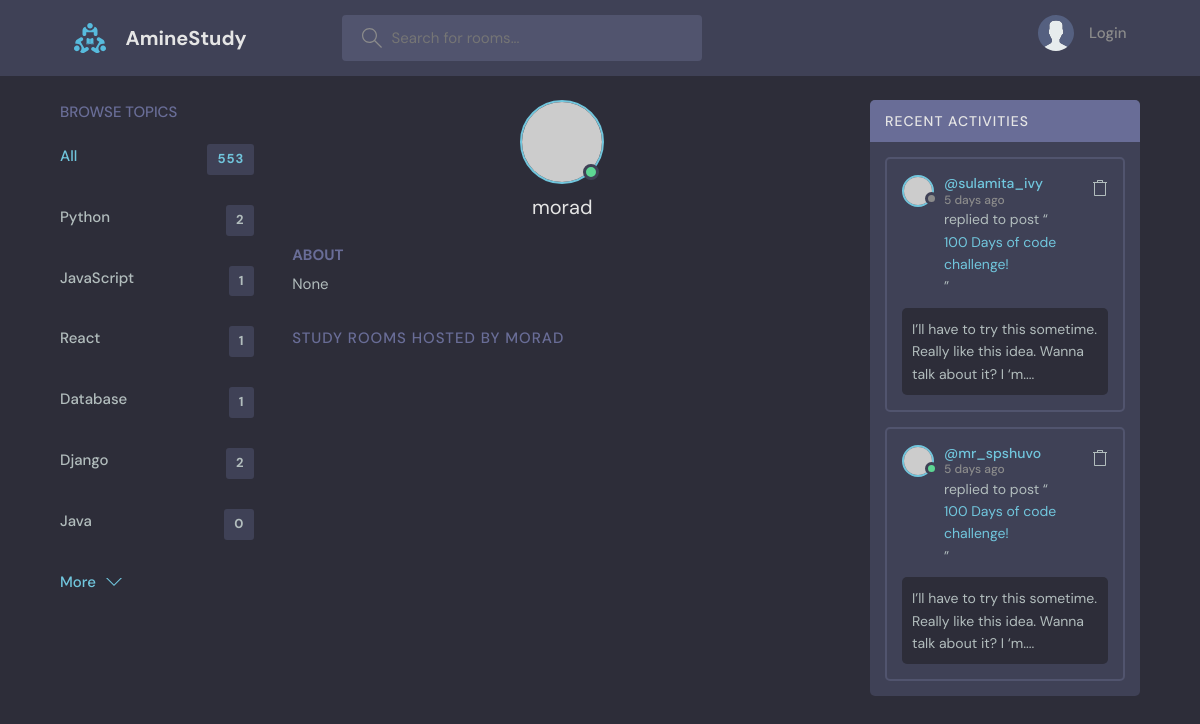
Page /accounts/profile/morad on the committed database.
### room/models.py (models this page shows)
class Category(models.Model):
	name = models.CharField(max_length=50)
	def __str__(self):
		return self.name

### accounts/models.py (models this page shows, shortened)
class Profile(models.Model):
	user = models.OneToOneField(User, on_delete = models.CASCADE)
	num = models.CharField(max_length=50)
	about = models.TextField(null=True,blank=True)
	slug = models.SlugField(blank=True,null=True)

### accounts/views.py (the view)
# urls.py: path('profile/<str:slug>',views.profile,name = 'profile'),
def profile(request, slug):
	profile = Profile.objects.get(slug = slug)
	rooms = Room.objects.filter(owner = profile.id)
	category = Category.objects.annotate(num_items=Count('room'))
	context = {
				'profile': profile,
				'rooms':rooms,
				'category':category
	}
	return render(request,'accounts/profile.html',context)

### accounts/templates/accounts/profile.html (shortened to what this page needs)
{% extends "base.html" %}
{% block body %}
 <main class="profile-page layout layout--3">
    <div class="container">
      <div class="topics">
        <div class="topics__header">
          <h2>Browse Topics</h2>
        </div>
        <ul class="topics__list">
          <li>
            <a href="/" class="active">All <span>553</span></a>
          </li>
          {% for cat in category %}
                    <li>
                      <a href="/">{{cat}} <span>{{cat.num_items}}</span></a>
                    </li>
            {% endfor %}
        </ul>
        <button class="btn btn--link" href="/">
          More
          <svg version="1.1" xmlns="http://www.w3.org/2000/svg" width="32" height="32" viewBox="0 0 32 32">
            <title>chevron-down</title>
            <path d="M16 21l-13-13h-3l16 16 16-16h-3l-13 13z"></path>
          </svg>
        </button>
      </div>
      <div class="roomList">
        <div class="profile">
          <div class="profile__avatar">
            <div class="avatar avatar--large active">
              <img src="https://randomuser.me/api/portraits/men/11.jpg" />
            </div>
          </div>
          <div class="profile__info">
            <h3>{{profile.user.username}}</h3>
          </div>
          <div class="profile__about">
            <h3>About</h3>
            <p>
              {{profile.about}}
            </p>
          </div>
        </div>
        <div class="roomList__header">
          <div>
            <h2>Study Rooms Hosted by {{profile.user.username}}</a>
            </h2>
          </div>
        </div>
      </div>
      <div class="activities">
        <div class="activities__header">
          <h2>Recent Activities</h2>
        </div>
        <div class="activities__box">
          <div class="activities__boxHeader roomListRoom__header">
            <a href="profile.html" class="roomListRoom__author">
              <div class="avatar avatar--small">
                <img src="https://randomuser.me/api/portraits/women/11.jpg" />
              </div>
              <p>
                @sulamita_ivy
                <span>5 days ago</span>
              </p>
            </a>
            <div class="roomListRoom__actions">
              <a href="#">
              </a>
            </div>
          </div>
          <div class="activities__boxContent">
            <p>replied to post “<a href="room.html">100 Days of code challenge!</a>”</p>
            <div class="activities__boxRoomContent">
              I’ll have to try this sometime. Really like this idea. Wanna talk about it? I ‘m....
            </div>
          </div>
        </div>
        <div class="activities__box">
          <div class="activities__boxHeader roomListRoom__header">
            <a href="profile.html" class="roomListRoom__author">
              <div class="avatar avatar--small active">
                <img src="https://randomuser.me/api/portraits/men/13.jpg" />
              </div>
              <p>
                @mr_spshuvo
                <span>5 days ago</span>
              </p>
            </a>
            <div class="roomListRoom__actions">
              <a href="#">
              </a>
            </div>
          </div>
          <div class="activities__boxContent">
            <p>replied to post “<a href="room.html">100 Days of code challenge!</a>”</p>
            <div class="activities__boxRoomContent">
              I’ll have to try this sometime. Really like this idea. Wanna talk about it? I ‘m....
            </div>
          </div>
        </div>
      </div>
    </div>
  </main>
{% endblock body %}

### rows in the picture
Category: name "Python", num_items "2"
Category: name "JavaScript", num_items "1"
Category: name "React", num_items "1"
Category: name "Database", num_items "1"
Category: name "Django", num_items "2"
Category: name "Java", num_items "0"
Profile: user.username "morad", about "None", user.username "MORAD"
